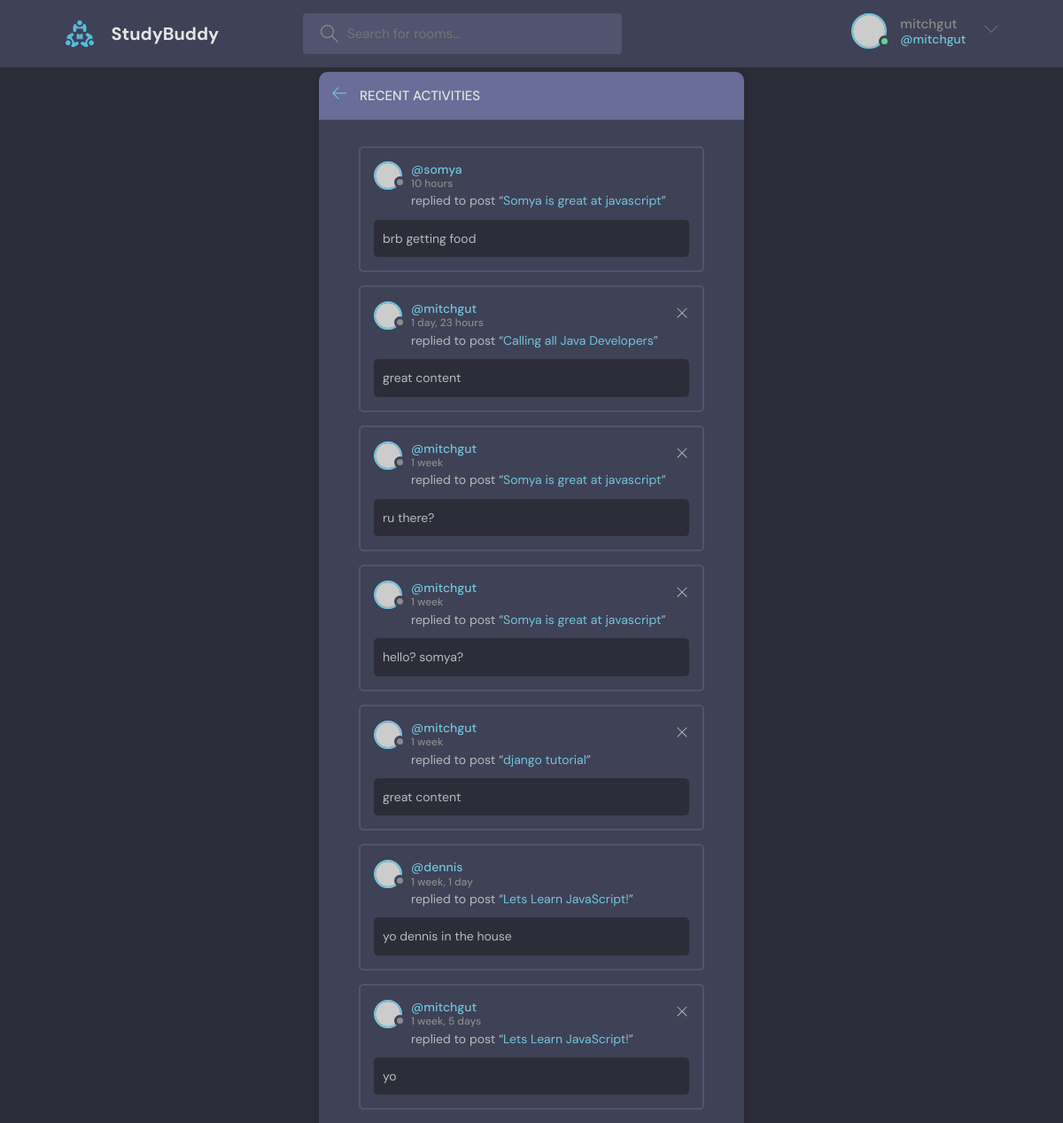
Screenshot of /activity/ (signed in) with the database file from the repository.
### base/models.py (models this page shows, shortened)
class Message(models.Model):
    user = models.ForeignKey(User, on_delete=models.CASCADE)
    room = models.ForeignKey(Room, on_delete=models.CASCADE)
    body = models.TextField()
    updated = models.DateTimeField(auto_now=True)
    created = models.DateTimeField(auto_now_add=True)
    class Meta:
        ordering = ['-updated', '-created']

class Room(models.Model):
    host = models.ForeignKey(User, on_delete=models.SET_NULL, null=True)
    topic = models.ForeignKey(Topic, on_delete=models.SET_NULL, null=True)
    name = models.CharField(max_length=200)
    description = models.TextField(null=True, blank=True)
    participants = models.ManyToManyField(User, related_name='participants', blank=True)
    updated = models.DateTimeField(auto_now=True)
    created = models.DateTimeField(auto_now_add=True)
    class Meta:
        ordering =['-updated', '-created']

### base/views.py (the view)
# urls.py: path('activity/', views.activityPage, name="activity"),
def activityPage(request):
    room_messages = Message.objects.all()
    context = {'room_messages':room_messages}
    return render(request, 'base/activity.html', context)

### base/templates/base/activity.html
{% extends 'main.html' %}
{% block content %}
  <main class="layout">
    <div class="container">
      <div class="layout__box">
        <div class="layout__boxHeader">
          <div class="layout__boxTitle">
            <a href="{% url 'home' %}">
              <svg version="1.1" xmlns="http://www.w3.org/2000/svg" width="32" height="32" viewBox="0 0 32 32">
                <title>arrow-left</title>
                <path
                  d="M13.723 2.286l-13.723 13.714 13.719 13.714 1.616-1.611-10.96-10.96h27.625v-2.286h-27.625l10.965-10.965-1.616-1.607z"
                ></path>
              </svg>
            </a>
            <h3>Recent Activities</h3>
          </div>
        </div>
        <div class="activities-page layout__body">
          {% for message in room_messages %}
          <div class="activities__box">
            <div class="activities__boxHeader roomListRoom__header">
              <a href="{% url 'user-profile' message.user.id %}" class="roomListRoom__author">
                <div class="avatar avatar--small">
                  <img src="https://randomuser.me/api/portraits/women/11.jpg" />
                </div>
                <p>@{{ message.user }}
                  <span>{{ message.created|timesince }}</span>
                </p>
              </a>
              {% if request.user == message.user %}
              <div class="roomListRoom__actions">
                <a href="{% url 'delete-message' message.id %}}">
                  <svg version="1.1" xmlns="http://www.w3.org/2000/svg" width="32" height="32" viewBox="0 0 32 32">
                      <title>remove</title>
                      <path
                          d="M27.314 6.019l-1.333-1.333-9.98 9.981-9.981-9.981-1.333 1.333 9.981 9.981-9.981 9.98 1.333 1.333 9.981-9.98 9.98 9.98 1.333-1.333-9.98-9.98 9.98-9.981z">
                      </path>
                  </svg>
                </a>
              </div>
              {% endif %}
            </div>
            <div class="activities__boxContent">
              <p>replied to post “<a href="{% url 'room' message.room.id %}">{{message.room.name}}</a>”</p>
              <div class="activities__boxRoomContent">
                  {{message.body}}
              </div>
            </div>
          </div>
          {% endfor %}
        </div>
      </div>
    </div>
  </main>
{% endblock %}

### templates/navbar.html (shortened to what this page needs)
{% load static %}
<header class="header header--loggedIn">
    <div class="container">
      <a href="{% url 'home' %}" class="header__logo">
        <img src="{% static 'images/logo.svg' %}" />
        <h1>StudyBuddy</h1>
      </a>
      <form class="header__search" method="GET" action="{% url 'home' %}">
        <label>
          <input name="q" placeholder="Search for rooms..." />
        </label>
      </form>
      <nav class="header__menu">
        {% if request.user.is_authenticated %}
        <div class="header__user">
        <a href="{% url 'update-user' %}">
            <div class="avatar avatar--medium active">
            <img src="https://randomuser.me/api/portraits/men/37.jpg" />
            </div>
            <p>{{request.user.username}} <span>@{{request.user.username}}</span></p>
        </a>
        <button class="dropdown-button">
            <svg version="1.1" xmlns="http://www.w3.org/2000/svg" width="32" height="32" viewBox="0 0 32 32">
            <title>chevron-down</title>
            <path d="M16 21l-13-13h-3l16 16 16-16h-3l-13 13z"></path>
            </svg>
        </button>
        </div>
        {% else %}
        <a href="{% url 'login' %}">
        <img src="{% static 'images/avatar.svg' %}" />
        <p>Login</p>
        </a>
        {% endif %}
      </nav>
    </div>
  </header>

### rows the page displays
Message: user "somya", created "10 hours", room.name "Somya is great at javascript", body "brb getting food"
Message: user "mitchgut", created "1 day, 23 hours", room.name "Calling all Java Developers", body "great content"
Message: user "mitchgut", created "1 week", room.name "Somya is great at javascript", body "ru there?"
Message: user "mitchgut", created "1 week", room.name "Somya is great at javascript", body "hello? somya?"
Message: user "mitchgut", created "1 week", room.name "django tutorial", body "great content"
Message: user "dennis", created "1 week, 1 day", room.name "Lets Learn JavaScript!", body "yo dennis in the house"
Message: user "mitchgut", created "1 week, 5 days", room.name "Lets Learn JavaScript!", body "yo"

### other values shown
{{ request.user.username }} "mitchgut"
